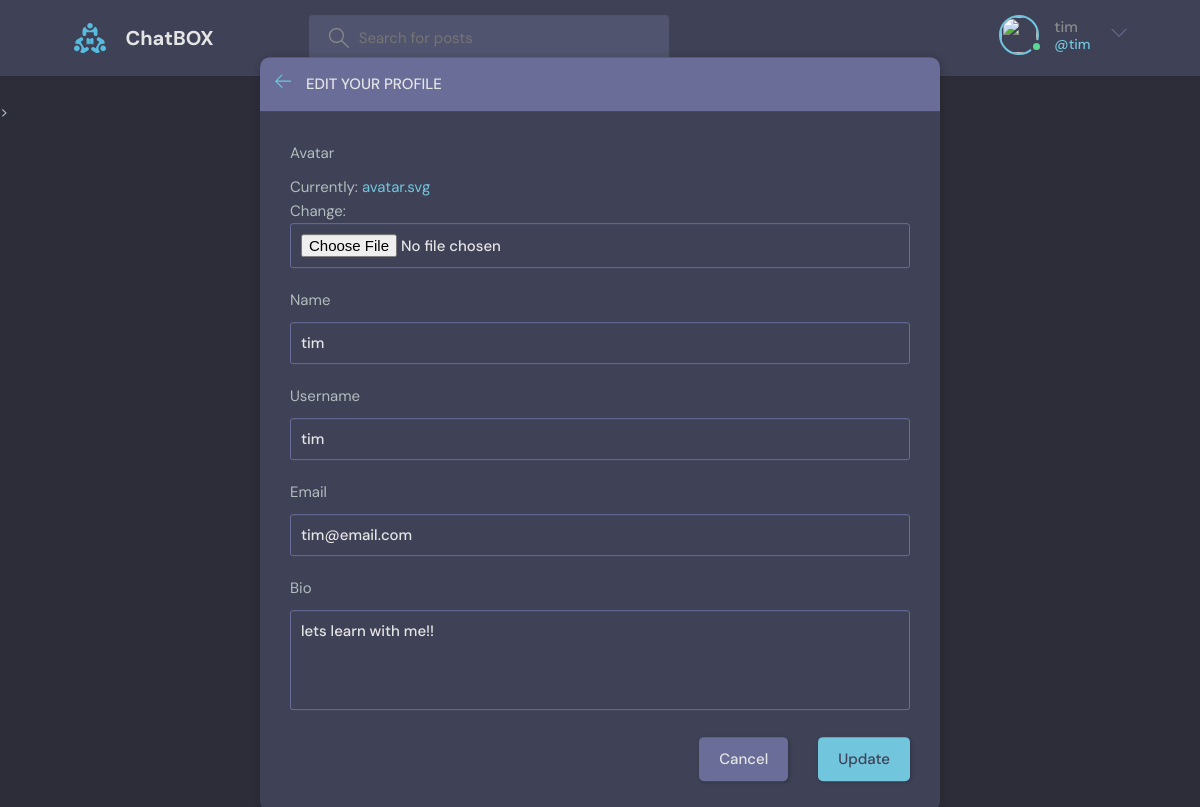
The app's page /update-user/ (signed in) with its own data.
### project/log_app/models.py (models this page shows)
class User(AbstractUser):
    name = models.CharField(max_length=200, null=True)
    email = models.EmailField(unique=True, null=True)
    bio = models.TextField(null=True)
    avatar = models.ImageField(null=True, default="avatar.svg")
    USERNAME_FIELD = 'email'
    REQUIRED_FIELDS = []

### project/log_app/views.py (the view)
# urls.py: path('update-user/', views.updateUser, name='update-user'),
@login_required(login_url='login')
def updateUser(request):
    user = request.user
    form = UserForm(instance=request.user)
    if request.method == 'POST':
        form =UserForm(request.POST, request.FILES, instance=user)
        if form.is_valid():
            form.save()
            redirect('user-profile', pk=user.id)
    return render(request, 'update-user.html', {'form':form})

### project/log_app/form.py
class UserForm(ModelForm):
    class Meta:
        model = User
        fields = ['avatar','name','username', 'email','bio']

### project/templates/update-user.html (shortened to what this page needs)
{% extends 'main.html' %}
{% block content %}
<main class="update-account layout">
  <div class="container">
    <div class="layout__box">
      <div class="layout__boxHeader">
        <div class="layout__boxTitle">
          <a href="{% url 'first' %}">
            <svg version="1.1" xmlns="http://www.w3.org/2000/svg" width="32" height="32" viewBox="0 0 32 32">
              <title>arrow-left</title>
              <path
                d="M13.723 2.286l-13.723 13.714 13.719 13.714 1.616-1.611-10.96-10.96h27.625v-2.286h-27.625l10.965-10.965-1.616-1.607z">
              </path>
            </svg>
          </a>
          <h3>Edit your profile</h3>
        </div>
      </div>
      <div class="layout__body">
        <form class="form" action="" method="POST" enctype="multipart/form-data">
          {% for field in form %}
          <div class="form__group">
            <label for="profile_pic">{{field.label}}</label>
            {{field}}
          </div>
          {% endfor %}
          <div class="form__action">
            <a class="btn btn--dark" href="{% url 'first' %}">Cancel</a>
            <button class="btn btn--main" type="submit">Update</button>
          </div>
        </form>
      </div>
    </div>
  </div>
</main>
{% endblock content %}

### project/templates/navig.html (shortened to what this page needs)
{% load static %}
<header class="header header--loggedIn">
    <div class="container">
      <a href="{% url 'first' %}" class="header__logo">
        <img src="{% static 'images/logo.svg' %}" />
        <h1>ChatBOX</h1>
      </a>
      <form class="header__search" method="GET" action="{% url 'first' %}">
        <label>
          <input name="q" placeholder="Search for posts" />
        </label>
      </form>
      <nav class="header__menu">
        {% if request.user.is_authenticated %}
        <div class="header__user">
          <a href="{% url 'update-user' %}">
            <div class="avatar avatar--medium active">
              <img src="{{room.host.avatar.url}}" />
            </div>
            <p>{{request.user.username}} <span>@{{request.user.username}}</span></p>
          </a>
          <button class="dropdown-button">
            <svg version="1.1" xmlns="http://www.w3.org/2000/svg" width="32" height="32" viewBox="0 0 32 32">
              <title>chevron-down</title>
              <path d="M16 21l-13-13h-3l16 16 16-16h-3l-13 13z"></path>
            </svg>
          </button>
        </div>
        {% else %}
        <a href="{% url 'login' %}">
          <img src="{% static 'images/avatar.svg' %}" />
          <p>Login</p>
        </a>
        {% endif %}
      </nav>
    </div>
  </header>

### records on screen
User: user.username "tim", form "tim" "tim" "tim@email.com" "lets learn with me!!"

### other values on screen
{{ field.label }} "Avatar" "Name" "Username" "Email" "Bio"
